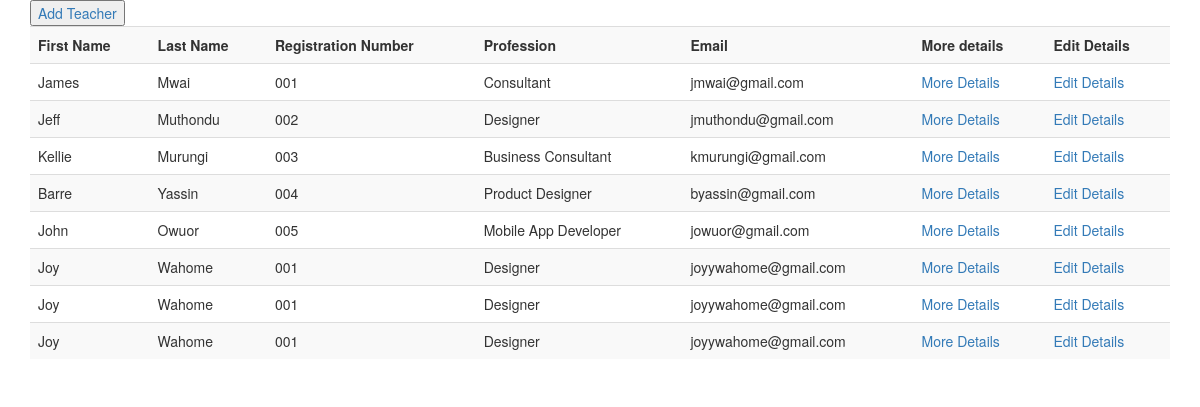
Page /teacher/list/ on the committed database.
### teacher/models.py (models this page shows, shortened)
class Teacher(models.Model):
	first_name= models.CharField(max_length=50)
	last_name = models.CharField(max_length=50)
	date_of_birth = models.DateField()
	registration_no = models.CharField(max_length=50)
	place_of_residence = models.CharField(max_length=50)
	phone_number = models.CharField(max_length=50)
	email = models.EmailField()
	id_number = models.IntegerField()
	profession = models.CharField(max_length=50)
	profile_picture = models.ImageField(upload_to="teacher_image",blank=True,null=True)

### teacher/views.py (the view)
# urls.py: path("list/",list_teachers,name="list_teachers"),
def list_teachers(request):
	teachers=Teacher.objects.all()
	return render(request,"list_teachers.html",{"teachers":teachers})

### teacher/templates/list_teachers.html (shortened to what this page needs)
<!DOCTYPE html>
<html>
<head>
	<link rel="stylesheet" href="https://maxcdn.bootstrapcdn.com/bootstrap/3.4.0/css/bootstrap.min.css">
</head>
<body>
	<div class="container">
	<table class="table table-striped">
		<tr>
			<button><a href="/teacher/add/">Add Teacher</a></button>
			<th>First Name</th>
			<th>Last Name</th>
			<th>Registration Number</th>
			<th>Profession</th>
			<th>Email</th>
			<th>More details</th>
			<th>Edit Details</th>
		</tr>
		{% for teacher in teachers %}
		<tr>
			<td>{{teacher.first_name}}</td>
			<td>{{teacher.last_name}}</td>
			<td>{{teacher.registration_no}}</td>
			<td>{{teacher.profession}}</td>
			<td>{{teacher.email}}</td>
			<td><a href="/teacher/detail/{{teacher.pk}}/">More Details</a></td>
			<td><a href="/teacher/edit/{{teacher.pk}}/">Edit Details</a></td>
		</tr>
		{% endfor %}
	</table>
	</div>
</body>
</html>

### rows in the picture
Teacher: first_name "James", last_name "Mwai", registration_no "001", profession "Consultant", email "jmwai@gmail.com"
Teacher: first_name "Jeff", last_name "Muthondu", registration_no "002", profession "Designer", email "jmuthondu@gmail.com"
Teacher: first_name "Kellie", last_name "Murungi", registration_no "003", profession "Business Consultant", email "kmurungi@gmail.com"
Teacher: first_name "Barre", last_name "Yassin", registration_no "004", profession "Product Designer", email "byassin@gmail.com"
Teacher: first_name "John", last_name "Owuor", registration_no "005", profession "Mobile App Developer", email "jowuor@gmail.com"
Teacher: first_name "Joy", last_name "Wahome", registration_no "001", profession "Designer", email "joyywahome@gmail.com"
Teacher: first_name "Joy", last_name "Wahome", registration_no "001", profession "Designer", email "joyywahome@gmail.com"
Teacher: first_name "Joy", last_name "Wahome", registration_no "001", profession "Designer", email "joyywahome@gmail.com"
